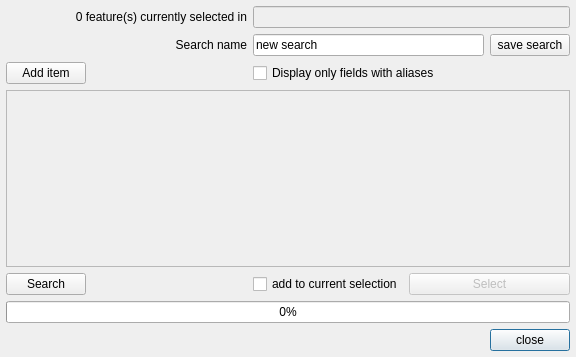
<?xml version="1.0" encoding="UTF-8"?>
<ui version="4.0">
 <class>editSearch</class>
 <widget class="QDialog" name="editSearch">
  <property name="geometry">
   <rect>
    <x>0</x>
    <y>0</y>
    <width>576</width>
    <height>357</height>
   </rect>
  </property>
  <property name="windowTitle">
   <string>qSearch</string>
  </property>
  <layout class="QGridLayout" name="gridLayout_2">
   <property name="margin">
    <number>6</number>
   </property>
   <property name="spacing">
    <number>6</number>
   </property>
   <item row="5" column="0" colspan="6">
    <widget class="QProgressBar" name="progressBar">
     <property name="value">
      <number>0</number>
     </property>
    </widget>
   </item>
   <item row="6" column="5">
    <widget class="QPushButton" name="closeButton">
     <property name="text">
      <string>close</string>
     </property>
    </widget>
   </item>
   <item row="0" column="3" colspan="3">
    <widget class="QLineEdit" name="layerName">
     <property name="enabled">
      <bool>false</bool>
     </property>
    </widget>
   </item>
   <item row="3" column="0" colspan="6">
    <widget class="QScrollArea" name="itemsScroll">
     <property name="widgetResizable">
      <bool>true</bool>
     </property>
     <property name="alignment">
      <set>Qt::AlignHCenter|Qt::AlignTop</set>
     </property>
     <widget class="QWidget" name="scrollAreaWidgetContents_2">
      <property name="geometry">
       <rect>
        <x>0</x>
        <y>0</y>
        <width>562</width>
        <height>147</height>
       </rect>
      </property>
      <layout class="QGridLayout" name="gridLayout_3">
       <property name="margin">
        <number>3</number>
       </property>
       <property name="spacing">
        <number>3</number>
       </property>
       <item row="0" column="0">
        <layout class="QVBoxLayout" name="itemsLayout">
         <property name="spacing">
          <number>3</number>
         </property>
        </layout>
       </item>
      </layout>
     </widget>
    </widget>
   </item>
   <item row="0" column="0" colspan="3">
    <widget class="QLabel" name="layerLabel">
     <property name="text">
      <string>0 feature(s) currently selected in</string>
     </property>
     <property name="alignment">
      <set>Qt::AlignRight|Qt::AlignTrailing|Qt::AlignVCenter</set>
     </property>
    </widget>
   </item>
   <item row="4" column="4" colspan="2">
    <widget class="QPushButton" name="selectButton">
     <property name="enabled">
      <bool>false</bool>
     </property>
     <property name="text">
      <string>Select</string>
     </property>
    </widget>
   </item>
   <item row="4" column="3">
    <widget class="QCheckBox" name="addCurrentBox">
     <property name="layoutDirection">
      <enum>Qt::LeftToRight</enum>
     </property>
     <property name="text">
      <string>add to current selection</string>
     </property>
     <property name="iconSize">
      <size>
       <width>16</width>
       <height>16</height>
      </size>
     </property>
    </widget>
   </item>
   <item row="1" column="5">
    <widget class="QPushButton" name="saveButton">
     <property name="text">
      <string>save search</string>
     </property>
    </widget>
   </item>
   <item row="2" column="3" colspan="3">
    <widget class="QCheckBox" name="aliasBox">
     <property name="text">
      <string>Display only fields with aliases</string>
     </property>
    </widget>
   </item>
   <item row="2" column="0">
    <widget class="QPushButton" name="addButton">
     <property name="text">
      <string>Add item</string>
     </property>
    </widget>
   </item>
   <item row="1" column="3" colspan="2">
    <widget class="QLineEdit" name="searchName">
     <property name="text">
      <string>new search</string>
     </property>
    </widget>
   </item>
   <item row="1" column="1" colspan="2">
    <widget class="QLabel" name="label">
     <property name="text">
      <string>Search name</string>
     </property>
     <property name="alignment">
      <set>Qt::AlignRight|Qt::AlignTrailing|Qt::AlignVCenter</set>
     </property>
    </widget>
   </item>
   <item row="4" column="0">
    <widget class="QPushButton" name="searchButton">
     <property name="text">
      <string>Search</string>
     </property>
    </widget>
   </item>
  </layout>
 </widget>
 <tabstops>
  <tabstop>searchButton</tabstop>
  <tabstop>layerName</tabstop>
  <tabstop>itemsScroll</tabstop>
  <tabstop>selectButton</tabstop>
  <tabstop>addCurrentBox</tabstop>
  <tabstop>saveButton</tabstop>
  <tabstop>aliasBox</tabstop>
  <tabstop>addButton</tabstop>
  <tabstop>searchName</tabstop>
  <tabstop>closeButton</tabstop>
 </tabstops>
 <resources/>
 <connections>
  <connection>
   <sender>closeButton</sender>
   <signal>clicked()</signal>
   <receiver>editSearch</receiver>
   <slot>accept()</slot>
   <hints>
    <hint type="sourcelabel">
     <x>569</x>
     <y>342</y>
    </hint>
    <hint type="destinationlabel">
     <x>390</x>
     <y>0</y>
    </hint>
   </hints>
  </connection>
 </connections>
</ui>
